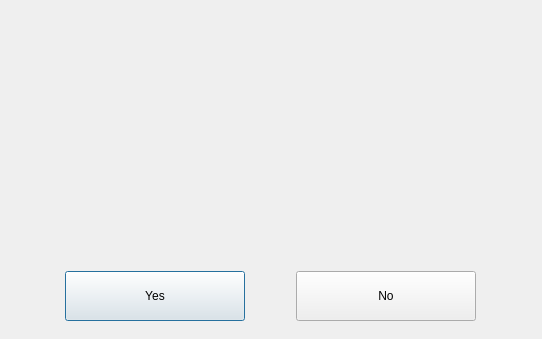
<?xml version="1.0" encoding="UTF-8"?>
<ui version="4.0">
 <class>QuestionDialog</class>
 <widget class="QDialog" name="QuestionDialog">
  <property name="geometry">
   <rect>
    <x>0</x>
    <y>0</y>
    <width>542</width>
    <height>339</height>
   </rect>
  </property>
  <property name="windowTitle">
   <string>Dialog</string>
  </property>
  <widget class="QWidget" name="layoutWidget">
   <property name="geometry">
    <rect>
     <x>20</x>
     <y>90</y>
     <width>501</width>
     <height>231</height>
    </rect>
   </property>
   <layout class="QVBoxLayout" name="verticalLayout">
    <item>
     <widget class="QLabel" name="caption_">
      <property name="minimumSize">
       <size>
        <width>0</width>
        <height>120</height>
       </size>
      </property>
      <property name="text">
       <string/>
      </property>
      <property name="alignment">
       <set>Qt::AlignCenter</set>
      </property>
      <property name="wordWrap">
       <bool>true</bool>
      </property>
     </widget>
    </item>
    <item>
     <spacer name="verticalSpacer">
      <property name="orientation">
       <enum>Qt::Vertical</enum>
      </property>
      <property name="sizeType">
       <enum>QSizePolicy::Fixed</enum>
      </property>
      <property name="sizeHint" stdset="0">
       <size>
        <width>15</width>
        <height>15</height>
       </size>
      </property>
     </spacer>
    </item>
    <item>
     <layout class="QHBoxLayout" name="horizontalLayout_3">
      <item>
       <spacer name="horizontalSpacer">
        <property name="orientation">
         <enum>Qt::Horizontal</enum>
        </property>
        <property name="sizeHint" stdset="0">
         <size>
          <width>40</width>
          <height>20</height>
         </size>
        </property>
       </spacer>
      </item>
      <item>
       <widget class="CPushButton" name="yes_">
        <property name="minimumSize">
         <size>
          <width>180</width>
          <height>50</height>
         </size>
        </property>
        <property name="text">
         <string>Yes</string>
        </property>
       </widget>
      </item>
      <item>
       <spacer name="horizontalSpacer_3">
        <property name="orientation">
         <enum>Qt::Horizontal</enum>
        </property>
        <property name="sizeHint" stdset="0">
         <size>
          <width>40</width>
          <height>20</height>
         </size>
        </property>
       </spacer>
      </item>
      <item>
       <widget class="CPushButton" name="no_">
        <property name="minimumSize">
         <size>
          <width>180</width>
          <height>50</height>
         </size>
        </property>
        <property name="text">
         <string>No</string>
        </property>
       </widget>
      </item>
      <item>
       <spacer name="horizontalSpacer_2">
        <property name="orientation">
         <enum>Qt::Horizontal</enum>
        </property>
        <property name="sizeHint" stdset="0">
         <size>
          <width>40</width>
          <height>20</height>
         </size>
        </property>
       </spacer>
      </item>
     </layout>
    </item>
   </layout>
  </widget>
 </widget>
 <customwidgets>
  <customwidget>
   <class>CPushButton</class>
   <extends>QPushButton</extends>
   <header>cpushbutton.h</header>
  </customwidget>
 </customwidgets>
 <resources/>
 <connections/>
</ui>
